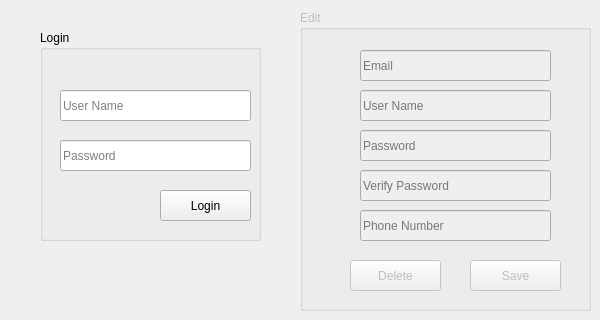
      <widget class="QWidget" name="tab_8">
       <attribute name="title">
        <string>Edit User info</string>
       </attribute>
       <widget class="QGroupBox" name="groupBox_3">
        <property name="enabled">
         <bool>false</bool>
        </property>
        <property name="geometry">
         <rect>
          <x>300</x>
          <y>10</y>
          <width>291</width>
          <height>301</height>
         </rect>
        </property>
        <property name="title">
         <string>Edit</string>
        </property>
        <widget class="QLineEdit" name="lineEdit_18">
         <property name="geometry">
          <rect>
           <x>60</x>
           <y>80</y>
           <width>191</width>
           <height>31</height>
          </rect>
         </property>
         <property name="placeholderText">
          <string>User Name</string>
         </property>
        </widget>
        <widget class="QLineEdit" name="lineEdit_19">
         <property name="geometry">
          <rect>
           <x>60</x>
           <y>120</y>
           <width>191</width>
           <height>31</height>
          </rect>
         </property>
         <property name="text">
          <string/>
         </property>
         <property name="echoMode">
          <enum>QLineEdit::Password</enum>
         </property>
         <property name="placeholderText">
          <string>Password</string>
         </property>
        </widget>
        <widget class="QLineEdit" name="lineEdit_20">
         <property name="geometry">
          <rect>
           <x>60</x>
           <y>160</y>
           <width>191</width>
           <height>31</height>
          </rect>
         </property>
         <property name="echoMode">
          <enum>QLineEdit::Password</enum>
         </property>
         <property name="placeholderText">
          <string>Verify Password</string>
         </property>
        </widget>
        <widget class="QLineEdit" name="lineEdit_21">
         <property name="geometry">
          <rect>
           <x>60</x>
           <y>40</y>
           <width>191</width>
           <height>31</height>
          </rect>
         </property>
         <property name="placeholderText">
          <string>Email</string>
         </property>
        </widget>
        <widget class="QLineEdit" name="lineEdit_22">
         <property name="geometry">
          <rect>
           <x>60</x>
           <y>200</y>
           <width>191</width>
           <height>31</height>
          </rect>
         </property>
         <property name="maxLength">
          <number>10</number>
         </property>
         <property name="placeholderText">
          <string>Phone Number</string>
         </property>
        </widget>
        <widget class="QPushButton" name="pushButton_8">
         <property name="geometry">
          <rect>
           <x>170</x>
           <y>250</y>
           <width>91</width>
           <height>31</height>
          </rect>
         </property>
         <property name="text">
          <string>Save</string>
         </property>
        </widget>
        <widget class="QPushButton" name="pushButton_15">
         <property name="geometry">
          <rect>
           <x>50</x>
           <y>250</y>
           <width>91</width>
           <height>31</height>
          </rect>
         </property>
         <property name="text">
          <string>Delete</string>
         </property>
        </widget>
       </widget>
       <widget class="QGroupBox" name="groupBox_4">
        <property name="geometry">
         <rect>
          <x>40</x>
          <y>30</y>
          <width>221</width>
          <height>211</height>
         </rect>
        </property>
        <property name="title">
         <string>Login</string>
        </property>
        <widget class="QLineEdit" name="lineEdit_23">
         <property name="geometry">
          <rect>
           <x>20</x>
           <y>60</y>
           <width>191</width>
           <height>31</height>
          </rect>
         </property>
         <property name="placeholderText">
          <string>User Name</string>
         </property>
        </widget>
        <widget class="QLineEdit" name="lineEdit_24">
         <property name="geometry">
          <rect>
           <x>20</x>
           <y>110</y>
           <width>191</width>
           <height>31</height>
          </rect>
         </property>
         <property name="text">
          <string/>
         </property>
         <property name="echoMode">
          <enum>QLineEdit::Password</enum>
         </property>
         <property name="placeholderText">
          <string>Password</string>
         </property>
        </widget>
        <widget class="QPushButton" name="pushButton_9">
         <property name="geometry">
          <rect>
           <x>120</x>
           <y>160</y>
           <width>91</width>
           <height>31</height>
          </rect>
         </property>
         <property name="text">
          <string>Login</string>
         </property>
        </widget>
       </widget>
      </widget>
